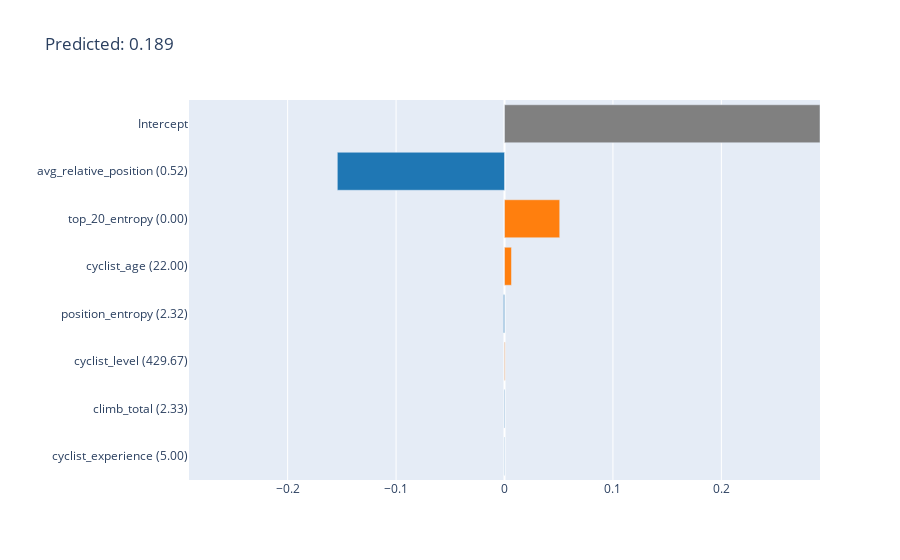

This figure's notebook cell:
### Markdown cell above
Nota: the data is the same instances explained in LORE

### Code cell
instance_index = 32
print("Label: ",test_labels.iloc[instance_index].values[0])
print("Predicted value: ", test_prediction[instance_index])

instance = test_data.iloc[[instance_index]]

explanation_0 = lime_explanation_algorithm.explain_local(instance)
explanation_0.visualize(0)

### Figure 1 — Plotly figure (JSON) as saved in the notebook; plotly's stock layout.template omitted (floating-point values rounded to 4 significant figures)
{"data": [{"marker": {"color": ["#1f77b4", "#1f77b4", "#ff7f0e", "#1f77b4", "#ff7f0e", "#ff7f0e", "#1f77b4", "#808080"]}, "orientation": "h", "type": "bar", "x": [-0.0002553, -0.0004466, 0.0005487, -0.0009058, 0.006429, 0.05094, -0.1542, 0.291], "y": ["cyclist_experience (5.00)", "climb_total (2.33)", "cyclist_level (429.67)", "position_entropy (2.32)", "cyclist_age (22.00)", "top_20_entropy (0.00)", "avg_relative_position (0.52)", "Intercept"]}], "layout": {"title": {"text": "Predicted: 0.189"}, "xaxis": {"range": [-0.291, 0.291], "title": {"text": ""}}, "yaxis": {"automargin": true, "dtick": 1, "title": {"text": ""}}}}
